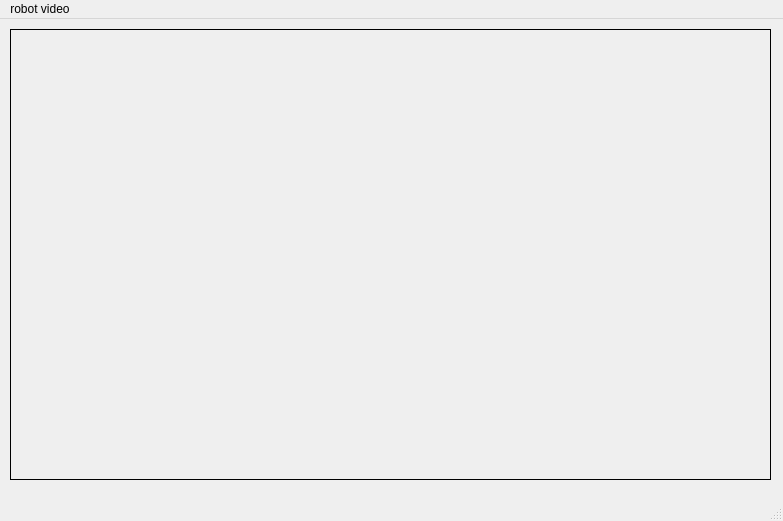
<?xml version="1.0" encoding="UTF-8"?>
<ui version="4.0">
 <class>MainWindow</class>
 <widget class="QMainWindow" name="MainWindow">
  <property name="geometry">
   <rect>
    <x>0</x>
    <y>0</y>
    <width>783</width>
    <height>521</height>
   </rect>
  </property>
  <property name="windowTitle">
   <string>MainWindow</string>
  </property>
  <widget class="QWidget" name="centralwidget">
   <widget class="QLabel" name="video_label">
    <property name="geometry">
     <rect>
      <x>10</x>
      <y>10</y>
      <width>761</width>
      <height>451</height>
     </rect>
    </property>
    <property name="frameShape">
     <enum>QFrame::Box</enum>
    </property>
    <property name="text">
     <string/>
    </property>
    <property name="pixmap">
     <pixmap>nature.jpg</pixmap>
    </property>
    <property name="scaledContents">
     <bool>true</bool>
    </property>
   </widget>
  </widget>
  <widget class="QMenuBar" name="menubar">
   <property name="geometry">
    <rect>
     <x>0</x>
     <y>0</y>
     <width>783</width>
     <height>22</height>
    </rect>
   </property>
   <widget class="QMenu" name="menurobot_video">
    <property name="title">
     <string>robot video</string>
    </property>
   </widget>
   <addaction name="menurobot_video"/>
  </widget>
  <widget class="QStatusBar" name="statusbar"/>
 </widget>
 <resources/>
 <connections/>
</ui>
